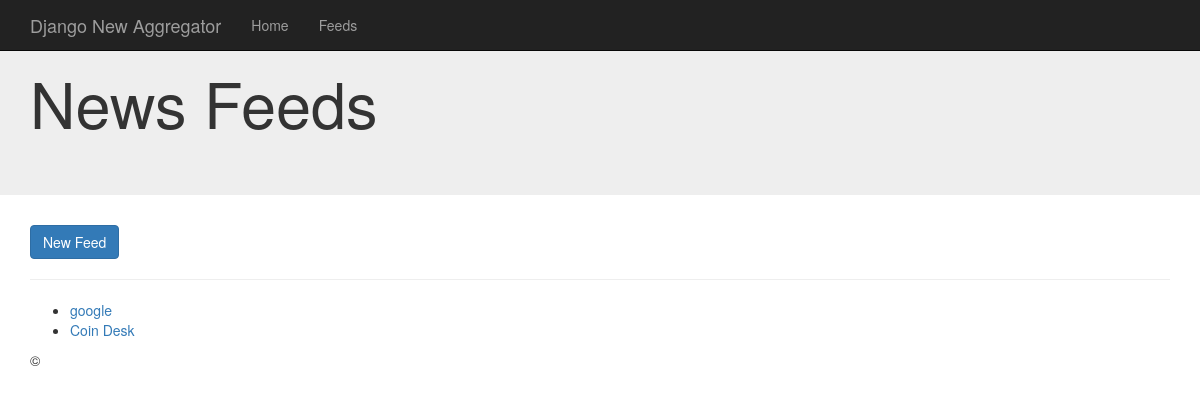
Before: /news/feeds/ with the older database file.
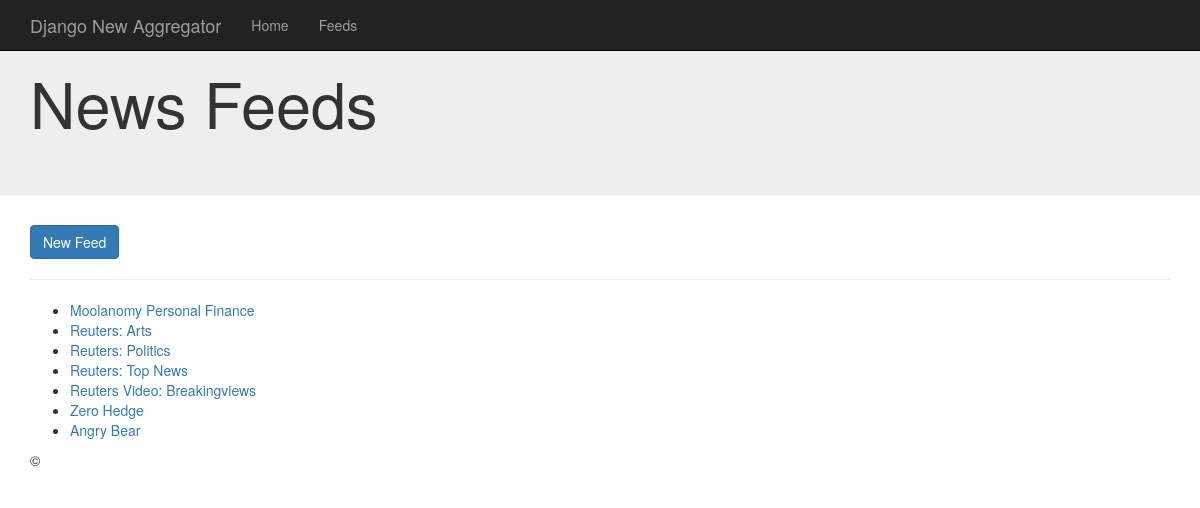
After: the same page with the newer database file.
### news/models.py (models this page shows, shortened)
class Feed(models.Model):
    title = models.CharField(max_length=200)
    url = models.URLField()
    is_active = models.BooleanField(default=False)

### news/views.py (the view)
def feeds_list(request):
    feeds = Feed.objects.all()
    return render(request, 'news/feeds_list.html', {'feeds': feeds})

### news/templates/news/feeds_list.html
{% extends 'news/base.html' %}
{% block content %}
<div class="jumbotron">
  <div class="container">
    <h1>News Feeds</h1>
  </div>
</div>
<div class="container">
  <a href="{% url 'feed_new' %}" class="btn btn-primary">New Feed</a>
  <hr>
  <ul>
    {% for feed in feeds %}
      <li><a href="{{feed.url}}">{{feed.title}}</a></li>
    {% endfor %}
  </ul>
  <footer>
    <p>&copy; </p>
  </footer>
</div>
{% endblock %}

### news/templates/news/base.html (shortened to what this page needs)
<!DOCTYPE html>
<html lang="en">
  <head>
    <link href="https://maxcdn.bootstrapcdn.com/bootstrap/3.3.6/css/bootstrap.min.css" rel="stylesheet">
  </head>
  <body>
    <nav class="navbar navbar-inverse navbar-fixed-top">
      <div class="container">
        <div class="navbar-header">
          <a class="navbar-brand" href="#">Django New Aggregator</a>
        </div>
        <div id="navbar" class="navbar-collapse collapse">
          <ul class="nav navbar-nav">
            <li><a href="{% url 'articles_list' %}">Home</a></li>
            <li><a href="{% url 'feeds_list' %}">Feeds</a></li>
          </ul>
        </div>
      </div>
    </nav>
    {% block content %}
    {% endblock %}
  </body>
</html>

Changed rows visible on the page:
removed Feed: title "google"
removed Feed: title "Coin Desk"
added Feed: title "Moolanomy Personal Finance"
added Feed: title "Reuters: Arts"
added Feed: title "Reuters: Politics"
added Feed: title "Reuters: Top News"
added Feed: title "Reuters Video: Breakingviews"
added Feed: title "Zero Hedge"
added Feed: title "Angry Bear"
